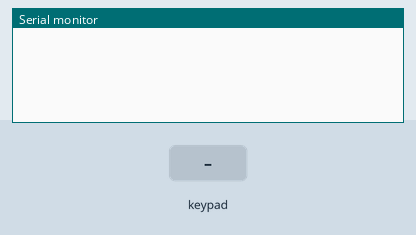
Recording of a sketch running on a simulated Arduino Uno, built with avr-gcc and run on an emulated ATmega328P. Shown: the last lines printed to the serial monitor. Inputs (shaded band) come from the test bench.

Above: at 1.2 s.
1.3 s: key '1' pressed
At 2.5 s:
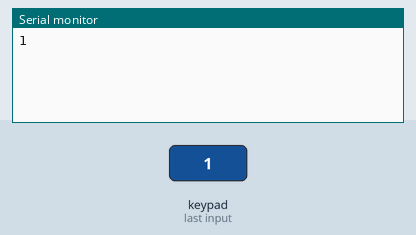
2.8 s: keypad keys 1 2 3 4 # pressed 0.4 s apart
At 5.0 s:
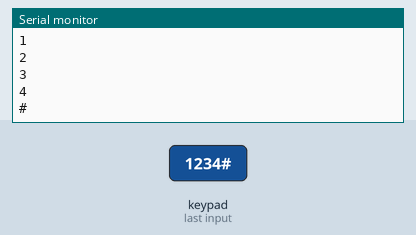
6.3 s: key 'A' pressed
At 6.8 s:
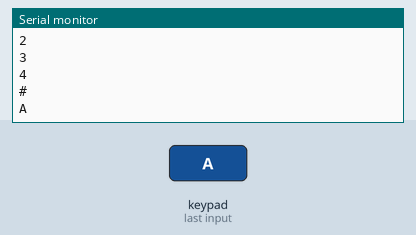
7.8 s: keypad keys 1 2 3 4 * pressed 0.4 s apart
At 10.2 s:
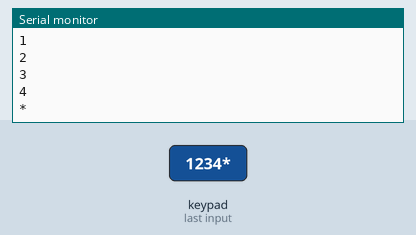
11.3 s: key 'B' pressed
At 12.5 s:
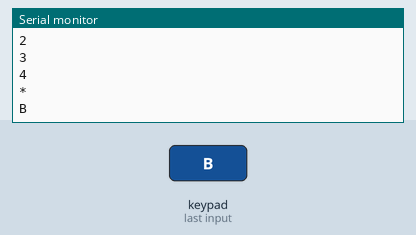
12.8 s: keypad keys 1 2 3 4 D pressed 0.4 s apart
At 15.0 s:
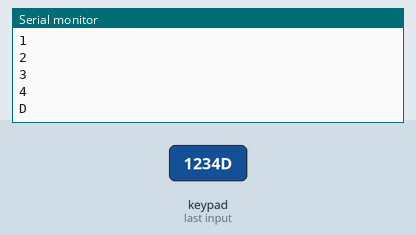
Timing chart, 0 to 16.5 s (numbered marks = the images above; inputs shaded):
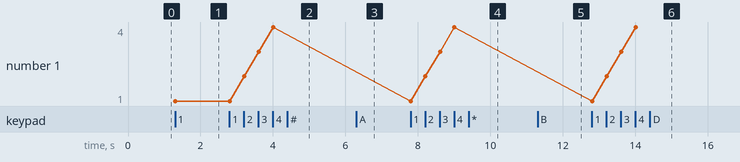

The sketch:

MatrixKeyBoard.ino
```cpp
// MatrixKeyBoard.ino
// Date: 2020/04/18

#include "Keypad.h"

#define   ROW_1   4
#define   ROW_2   5
#define   ROW_3   6
#define   ROW_4   7
#define   COL_1   8
#define   COL_2   9
#define   COL_3   10
#define   COL_4   11

const byte ROWS = 4; //four rows
const byte COLS = 4; //four columns

char hexaKeys[ROWS][COLS] = {
    {'1','2','3','A'},
    {'4','5','6','B'},
    {'7','8','9','C'},
    {'*','0','#','D'}
};
byte rowPins[ROWS] = {ROW_1, ROW_2, ROW_3, ROW_4};
byte colPins[COLS] = {COL_1, COL_2, COL_3, COL_4};

Keypad customKeypad = Keypad(makeKeymap(hexaKeys), rowPins, colPins, ROWS, COLS);

void setup()
{
    for(int i=0; i < ROWS; i++)
    {
        pinMode(rowPins[i], OUTPUT);
        pinMode(colPins[i], OUTPUT);
    }
    Serial.begin(115200);
}

void loop()
{
    char customKey = customKeypad.getKey();
    if (customKey){
        Serial.println(customKey);
    }
}
```

Key.cpp
```cpp
// (licence header left out)
#include "Key.h"


// default constructor
Key::Key() {
	kchar = NO_KEY;
	kstate = IDLE;
	stateChanged = false;
}

// constructor
Key::Key(char userKeyChar) {
	kchar = userKeyChar;
	kcode = -1;
	kstate = IDLE;
	stateChanged = false;
}


void Key::key_update (char userKeyChar, KeyState userState, boolean userStatus) {
	kchar = userKeyChar;
	kstate = userState;
	stateChanged = userStatus;
}


/*
|| @changelog
|| | 1.0 2012-06-04 - Mark Stanley : Initial Release
|| #
*/
```

Key.h
```cpp
// (licence header left out)
#ifndef KEY_H
#define KEY_H

// Arduino versioning.
#if defined(ARDUINO) && ARDUINO >= 100
#include "Arduino.h"	// for digitalRead, digitalWrite, etc
#else
#include "WProgram.h"
#endif

#define OPEN LOW
#define CLOSED HIGH

typedef unsigned int uint;
typedef enum{ IDLE, PRESSED, HOLD, RELEASED } KeyState;

const char NO_KEY = '\0';

class Key {
public:
	// members
	char kchar;
	int kcode;
	KeyState kstate;
	boolean stateChanged;

	// methods
	Key();
	Key(char userKeyChar);
	void key_update(char userKeyChar, KeyState userState, boolean userStatus);

private:

};

#endif

/*
|| @changelog
|| | 1.0 2012-06-04 - Mark Stanley : Initial Release
|| #
*/
```

Measured:
- after the input at 1.3 s, the serial monitor: prints a new line at once (image 1)
- after the input at 2.8 s, the serial monitor: prints a new line after 0.41 s (image 2)
- after the input at 6.3 s, the serial monitor: prints a new line at once (image 3)
- after the input at 7.8 s, the serial monitor: prints a new line at once (image 4)
- after the input at 11.3 s, the serial monitor: prints a new line at once (image 5)
- after the input at 12.8 s, the serial monitor: prints a new line at once (image 6)
- plotted number 1: 1 → 4 after the input at 2.8 s
